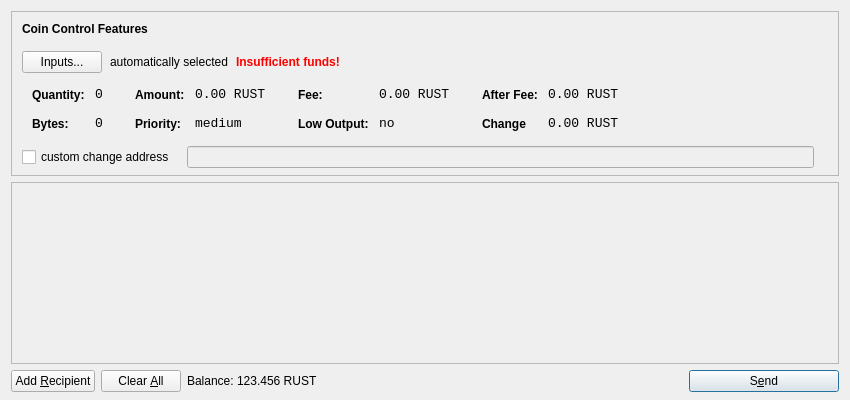
<?xml version="1.0" encoding="UTF-8"?>
<ui version="4.0">
 <class>SendCoinsDialog</class>
 <widget class="QDialog" name="SendCoinsDialog">
  <property name="geometry">
   <rect>
    <x>0</x>
    <y>0</y>
    <width>850</width>
    <height>400</height>
   </rect>
  </property>
  <property name="windowTitle">
   <string>Send Coins</string>
  </property>
  <layout class="QVBoxLayout" name="verticalLayout" stretch="0,1,0">
   <property name="bottomMargin">
    <number>8</number>
   </property>
   <item>
    <widget class="QFrame" name="frameCoinControl">
     <property name="sizePolicy">
      <sizepolicy hsizetype="Expanding" vsizetype="Expanding">
       <horstretch>0</horstretch>
       <verstretch>0</verstretch>
      </sizepolicy>
     </property>
     <property name="maximumSize">
      <size>
       <width>16777215</width>
       <height>16777215</height>
      </size>
     </property>
     <property name="frameShape">
      <enum>QFrame::StyledPanel</enum>
     </property>
     <property name="frameShadow">
      <enum>QFrame::Sunken</enum>
     </property>
     <layout class="QVBoxLayout" name="verticalLayoutCoinControl2">
      <property name="spacing">
       <number>-1</number>
      </property>
      <property name="leftMargin">
       <number>0</number>
      </property>
      <property name="topMargin">
       <number>0</number>
      </property>
      <property name="rightMargin">
       <number>0</number>
      </property>
      <property name="bottomMargin">
       <number>6</number>
      </property>
      <item>
       <layout class="QVBoxLayout" name="verticalLayoutCoinControl" stretch="0,0,0,0,1">
        <property name="spacing">
         <number>0</number>
        </property>
        <property name="leftMargin">
         <number>10</number>
        </property>
        <property name="topMargin">
         <number>10</number>
        </property>
        <item>
         <layout class="QHBoxLayout" name="horizontalLayoutCoinControl1">
          <property name="bottomMargin">
           <number>15</number>
          </property>
          <item>
           <widget class="QLabel" name="labelCoinControlFeatures">
            <property name="sizePolicy">
             <sizepolicy hsizetype="Preferred" vsizetype="Maximum">
              <horstretch>0</horstretch>
              <verstretch>0</verstretch>
             </sizepolicy>
            </property>
            <property name="font">
             <font>
              <weight>75</weight>
              <bold>true</bold>
             </font>
            </property>
            <property name="styleSheet">
             <string notr="true">font-weight:bold;</string>
            </property>
            <property name="text">
             <string>Coin Control Features</string>
            </property>
           </widget>
          </item>
         </layout>
        </item>
        <item>
         <layout class="QHBoxLayout" name="horizontalLayoutCoinControl2" stretch="0,0,0,0">
          <property name="spacing">
           <number>8</number>
          </property>
          <property name="bottomMargin">
           <number>10</number>
          </property>
          <item>
           <widget class="QPushButton" name="pushButtonCoinControl">
            <property name="styleSheet">
             <string notr="true"/>
            </property>
            <property name="text">
             <string>Inputs...</string>
            </property>
           </widget>
          </item>
          <item>
           <widget class="QLabel" name="labelCoinControlAutomaticallySelected">
            <property name="text">
             <string>automatically selected</string>
            </property>
            <property name="margin">
             <number>5</number>
            </property>
           </widget>
          </item>
          <item>
           <widget class="QLabel" name="labelCoinControlInsuffFunds">
            <property name="font">
             <font>
              <weight>75</weight>
              <bold>true</bold>
             </font>
            </property>
            <property name="styleSheet">
             <string notr="true">color:red;font-weight:bold;</string>
            </property>
            <property name="text">
             <string>Insufficient funds!</string>
            </property>
            <property name="margin">
             <number>5</number>
            </property>
           </widget>
          </item>
          <item>
           <spacer name="horizontalSpacerCoinControl">
            <property name="orientation">
             <enum>Qt::Horizontal</enum>
            </property>
            <property name="sizeHint" stdset="0">
             <size>
              <width>40</width>
              <height>1</height>
             </size>
            </property>
           </spacer>
          </item>
         </layout>
        </item>
        <item>
         <widget class="QWidget" name="widgetCoinControl" native="true">
          <property name="sizePolicy">
           <sizepolicy hsizetype="Preferred" vsizetype="Preferred">
            <horstretch>0</horstretch>
            <verstretch>0</verstretch>
           </sizepolicy>
          </property>
          <property name="minimumSize">
           <size>
            <width>0</width>
            <height>0</height>
           </size>
          </property>
          <property name="styleSheet">
           <string notr="true"/>
          </property>
          <layout class="QHBoxLayout" name="horizontalLayoutCoinControl5">
           <property name="margin">
            <number>0</number>
           </property>
           <item>
            <layout class="QHBoxLayout" name="horizontalLayoutCoinControl3" stretch="0,0,0,1">
             <property name="spacing">
              <number>20</number>
             </property>
             <property name="topMargin">
              <number>0</number>
             </property>
             <property name="bottomMargin">
              <number>10</number>
             </property>
             <item>
              <layout class="QFormLayout" name="formLayoutCoinControl1">
               <property name="horizontalSpacing">
                <number>10</number>
               </property>
               <property name="verticalSpacing">
                <number>14</number>
               </property>
               <property name="leftMargin">
                <number>10</number>
               </property>
               <property name="topMargin">
                <number>4</number>
               </property>
               <property name="rightMargin">
                <number>6</number>
               </property>
               <item row="0" column="0">
                <widget class="QLabel" name="labelCoinControlQuantityText">
                 <property name="styleSheet">
                  <string notr="true">font-weight:bold;</string>
                 </property>
                 <property name="text">
                  <string>Quantity:</string>
                 </property>
                 <property name="margin">
                  <number>0</number>
                 </property>
                </widget>
               </item>
               <item row="0" column="1">
                <widget class="QLabel" name="labelCoinControlQuantity">
                 <property name="font">
                  <font>
                   <family>Monospace</family>
                   <pointsize>10</pointsize>
                  </font>
                 </property>
                 <property name="cursor">
                  <cursorShape>IBeamCursor</cursorShape>
                 </property>
                 <property name="contextMenuPolicy">
                  <enum>Qt::ActionsContextMenu</enum>
                 </property>
                 <property name="text">
                  <string>0</string>
                 </property>
                 <property name="margin">
                  <number>0</number>
                 </property>
                 <property name="textInteractionFlags">
                  <set>Qt::LinksAccessibleByMouse|Qt::TextSelectableByKeyboard|Qt::TextSelectableByMouse</set>
                 </property>
                </widget>
               </item>
               <item row="1" column="0">
                <widget class="QLabel" name="labelCoinControlBytesText">
                 <property name="styleSheet">
                  <string notr="true">font-weight:bold;</string>
                 </property>
                 <property name="text">
                  <string>Bytes:</string>
                 </property>
                </widget>
               </item>
               <item row="1" column="1">
                <widget class="QLabel" name="labelCoinControlBytes">
                 <property name="font">
                  <font>
                   <family>Monospace</family>
                   <pointsize>10</pointsize>
                  </font>
                 </property>
                 <property name="cursor">
                  <cursorShape>IBeamCursor</cursorShape>
                 </property>
                 <property name="contextMenuPolicy">
                  <enum>Qt::ActionsContextMenu</enum>
                 </property>
                 <property name="text">
                  <string>0</string>
                 </property>
                 <property name="textInteractionFlags">
                  <set>Qt::LinksAccessibleByMouse|Qt::TextSelectableByKeyboard|Qt::TextSelectableByMouse</set>
                 </property>
                </widget>
               </item>
              </layout>
             </item>
             <item>
              <layout class="QFormLayout" name="formLayoutCoinControl2">
               <property name="horizontalSpacing">
                <number>10</number>
               </property>
               <property name="verticalSpacing">
                <number>14</number>
               </property>
               <property name="leftMargin">
                <number>6</number>
               </property>
               <property name="topMargin">
                <number>4</number>
               </property>
               <property name="rightMargin">
                <number>6</number>
               </property>
               <item row="0" column="0">
                <widget class="QLabel" name="labelCoinControlAmountText">
                 <property name="styleSheet">
                  <string notr="true">font-weight:bold;</string>
                 </property>
                 <property name="text">
                  <string>Amount:</string>
                 </property>
                 <property name="margin">
                  <number>0</number>
                 </property>
                </widget>
               </item>
               <item row="0" column="1">
                <widget class="QLabel" name="labelCoinControlAmount">
                 <property name="font">
                  <font>
                   <family>Monospace</family>
                   <pointsize>10</pointsize>
                  </font>
                 </property>
                 <property name="cursor">
                  <cursorShape>IBeamCursor</cursorShape>
                 </property>
                 <property name="contextMenuPolicy">
                  <enum>Qt::ActionsContextMenu</enum>
                 </property>
                 <property name="text">
                  <string>0.00 RUST</string>
                 </property>
                 <property name="textInteractionFlags">
                  <set>Qt::LinksAccessibleByMouse|Qt::TextSelectableByKeyboard|Qt::TextSelectableByMouse</set>
                 </property>
                </widget>
               </item>
               <item row="1" column="0">
                <widget class="QLabel" name="labelCoinControlPriorityText">
                 <property name="styleSheet">
                  <string notr="true">font-weight:bold;</string>
                 </property>
                 <property name="text">
                  <string>Priority:</string>
                 </property>
                </widget>
               </item>
               <item row="1" column="1">
                <widget class="QLabel" name="labelCoinControlPriority">
                 <property name="font">
                  <font>
                   <family>Monospace</family>
                   <pointsize>10</pointsize>
                  </font>
                 </property>
                 <property name="cursor">
                  <cursorShape>IBeamCursor</cursorShape>
                 </property>
                 <property name="contextMenuPolicy">
                  <enum>Qt::ActionsContextMenu</enum>
                 </property>
                 <property name="text">
                  <string>medium</string>
                 </property>
                 <property name="textInteractionFlags">
                  <set>Qt::LinksAccessibleByMouse|Qt::TextSelectableByKeyboard|Qt::TextSelectableByMouse</set>
                 </property>
                </widget>
               </item>
              </layout>
             </item>
             <item>
              <layout class="QFormLayout" name="formLayoutCoinControl3">
               <property name="horizontalSpacing">
                <number>10</number>
               </property>
               <property name="verticalSpacing">
                <number>14</number>
               </property>
               <property name="leftMargin">
                <number>6</number>
               </property>
               <property name="topMargin">
                <number>4</number>
               </property>
               <property name="rightMargin">
                <number>6</number>
               </property>
               <item row="0" column="0">
                <widget class="QLabel" name="labelCoinControlFeeText">
                 <property name="styleSheet">
                  <string notr="true">font-weight:bold;</string>
                 </property>
                 <property name="text">
                  <string>Fee:</string>
                 </property>
                 <property name="margin">
                  <number>0</number>
                 </property>
                </widget>
               </item>
               <item row="0" column="1">
                <widget class="QLabel" name="labelCoinControlFee">
                 <property name="font">
                  <font>
                   <family>Monospace</family>
                   <pointsize>10</pointsize>
                  </font>
                 </property>
                 <property name="cursor">
                  <cursorShape>IBeamCursor</cursorShape>
                 </property>
                 <property name="contextMenuPolicy">
                  <enum>Qt::ActionsContextMenu</enum>
                 </property>
                 <property name="text">
                  <string>0.00 RUST</string>
                 </property>
                 <property name="textInteractionFlags">
                  <set>Qt::LinksAccessibleByMouse|Qt::TextSelectableByKeyboard|Qt::TextSelectableByMouse</set>
                 </property>
                </widget>
               </item>
               <item row="1" column="0">
                <widget class="QLabel" name="labelCoinControlLowOutputText">
                 <property name="styleSheet">
                  <string notr="true">font-weight:bold;</string>
                 </property>
                 <property name="text">
                  <string>Low Output:</string>
                 </property>
                </widget>
               </item>
               <item row="1" column="1">
                <widget class="QLabel" name="labelCoinControlLowOutput">
                 <property name="font">
                  <font>
                   <family>Monospace</family>
                   <pointsize>10</pointsize>
                  </font>
                 </property>
                 <property name="cursor">
                  <cursorShape>IBeamCursor</cursorShape>
                 </property>
                 <property name="contextMenuPolicy">
                  <enum>Qt::ActionsContextMenu</enum>
                 </property>
                 <property name="text">
                  <string>no</string>
                 </property>
                 <property name="textInteractionFlags">
                  <set>Qt::LinksAccessibleByMouse|Qt::TextSelectableByKeyboard|Qt::TextSelectableByMouse</set>
                 </property>
                </widget>
               </item>
              </layout>
             </item>
             <item>
              <layout class="QFormLayout" name="formLayoutCoinControl4">
               <property name="horizontalSpacing">
                <number>10</number>
               </property>
               <property name="verticalSpacing">
                <number>14</number>
               </property>
               <property name="leftMargin">
                <number>6</number>
               </property>
               <property name="topMargin">
                <number>4</number>
               </property>
               <property name="rightMargin">
                <number>6</number>
               </property>
               <item row="0" column="0">
                <widget class="QLabel" name="labelCoinControlAfterFeeText">
                 <property name="styleSheet">
                  <string notr="true">font-weight:bold;</string>
                 </property>
                 <property name="text">
                  <string>After Fee:</string>
                 </property>
                 <property name="margin">
                  <number>0</number>
                 </property>
                </widget>
               </item>
               <item row="0" column="1">
                <widget class="QLabel" name="labelCoinControlAfterFee">
                 <property name="font">
                  <font>
                   <family>Monospace</family>
                   <pointsize>10</pointsize>
                  </font>
                 </property>
                 <property name="cursor">
                  <cursorShape>IBeamCursor</cursorShape>
                 </property>
                 <property name="contextMenuPolicy">
                  <enum>Qt::ActionsContextMenu</enum>
                 </property>
                 <property name="text">
                  <string>0.00 RUST</string>
                 </property>
                 <property name="textInteractionFlags">
                  <set>Qt::LinksAccessibleByMouse|Qt::TextSelectableByKeyboard|Qt::TextSelectableByMouse</set>
                 </property>
                </widget>
               </item>
               <item row="1" column="0">
                <widget class="QLabel" name="labelCoinControlChangeText">
                 <property name="styleSheet">
                  <string notr="true">font-weight:bold;</string>
                 </property>
                 <property name="text">
                  <string>Change</string>
                 </property>
                </widget>
               </item>
               <item row="1" column="1">
                <widget class="QLabel" name="labelCoinControlChange">
                 <property name="font">
                  <font>
                   <family>Monospace</family>
                   <pointsize>10</pointsize>
                  </font>
                 </property>
                 <property name="cursor">
                  <cursorShape>IBeamCursor</cursorShape>
                 </property>
                 <property name="contextMenuPolicy">
                  <enum>Qt::ActionsContextMenu</enum>
                 </property>
                 <property name="text">
                  <string>0.00 RUST</string>
                 </property>
                 <property name="textInteractionFlags">
                  <set>Qt::LinksAccessibleByMouse|Qt::TextSelectableByKeyboard|Qt::TextSelectableByMouse</set>
                 </property>
                </widget>
               </item>
              </layout>
             </item>
            </layout>
           </item>
          </layout>
         </widget>
        </item>
        <item>
         <layout class="QHBoxLayout" name="horizontalLayoutCoinControl4" stretch="0,0,0">
          <property name="spacing">
           <number>12</number>
          </property>
          <property name="sizeConstraint">
           <enum>QLayout::SetDefaultConstraint</enum>
          </property>
          <property name="topMargin">
           <number>5</number>
          </property>
          <property name="rightMargin">
           <number>5</number>
          </property>
          <item>
           <widget class="QCheckBox" name="checkBoxCoinControlChange">
            <property name="text">
             <string>custom change address</string>
            </property>
           </widget>
          </item>
          <item>
           <widget class="QLineEdit" name="lineEditCoinControlChange">
            <property name="enabled">
             <bool>false</bool>
            </property>
            <property name="sizePolicy">
             <sizepolicy hsizetype="Expanding" vsizetype="Fixed">
              <horstretch>0</horstretch>
              <verstretch>0</verstretch>
             </sizepolicy>
            </property>
           </widget>
          </item>
          <item>
           <widget class="QLabel" name="labelCoinControlChangeLabel">
            <property name="sizePolicy">
             <sizepolicy hsizetype="Preferred" vsizetype="Expanding">
              <horstretch>0</horstretch>
              <verstretch>0</verstretch>
             </sizepolicy>
            </property>
            <property name="minimumSize">
             <size>
              <width>0</width>
              <height>0</height>
             </size>
            </property>
            <property name="text">
             <string/>
            </property>
            <property name="margin">
             <number>3</number>
            </property>
           </widget>
          </item>
         </layout>
        </item>
        <item>
         <spacer name="verticalSpacerCoinControl">
          <property name="orientation">
           <enum>Qt::Vertical</enum>
          </property>
          <property name="sizeHint" stdset="0">
           <size>
            <width>800</width>
            <height>1</height>
           </size>
          </property>
         </spacer>
        </item>
       </layout>
      </item>
     </layout>
    </widget>
   </item>
   <item>
    <widget class="QScrollArea" name="scrollArea">
     <property name="widgetResizable">
      <bool>true</bool>
     </property>
     <widget class="QWidget" name="scrollAreaWidgetContents">
      <property name="geometry">
       <rect>
        <x>0</x>
        <y>0</y>
        <width>830</width>
        <height>165</height>
       </rect>
      </property>
      <layout class="QVBoxLayout" name="verticalLayout_2">
       <property name="margin">
        <number>0</number>
       </property>
       <item>
        <layout class="QVBoxLayout" name="entries">
         <property name="spacing">
          <number>6</number>
         </property>
        </layout>
       </item>
       <item>
        <spacer name="verticalSpacer">
         <property name="orientation">
          <enum>Qt::Vertical</enum>
         </property>
         <property name="sizeHint" stdset="0">
          <size>
           <width>20</width>
           <height>40</height>
          </size>
         </property>
        </spacer>
       </item>
      </layout>
     </widget>
    </widget>
   </item>
   <item>
    <layout class="QHBoxLayout" name="horizontalLayout">
     <item>
      <widget class="QPushButton" name="addButton">
       <property name="toolTip">
        <string>Send to multiple recipients at once</string>
       </property>
       <property name="text">
        <string>Add &amp;Recipient</string>
       </property>
       <property name="icon">
        <iconset resource="../bitcoin.qrc">
         <normaloff>:/icons/add</normaloff>:/icons/add</iconset>
       </property>
       <property name="autoDefault">
        <bool>false</bool>
       </property>
      </widget>
     </item>
     <item>
      <widget class="QPushButton" name="clearButton">
       <property name="sizePolicy">
        <sizepolicy hsizetype="Minimum" vsizetype="Fixed">
         <horstretch>0</horstretch>
         <verstretch>0</verstretch>
        </sizepolicy>
       </property>
       <property name="toolTip">
        <string>Remove all transaction fields</string>
       </property>
       <property name="text">
        <string>Clear &amp;All</string>
       </property>
       <property name="icon">
        <iconset resource="../bitcoin.qrc">
         <normaloff>:/icons/remove</normaloff>:/icons/remove</iconset>
       </property>
       <property name="autoRepeatDelay">
        <number>300</number>
       </property>
       <property name="autoDefault">
        <bool>false</bool>
       </property>
      </widget>
     </item>
     <item>
      <layout class="QHBoxLayout" name="horizontalLayout_2">
       <property name="spacing">
        <number>3</number>
       </property>
       <item>
        <widget class="QLabel" name="label">
         <property name="sizePolicy">
          <sizepolicy hsizetype="Preferred" vsizetype="Fixed">
           <horstretch>0</horstretch>
           <verstretch>0</verstretch>
          </sizepolicy>
         </property>
         <property name="text">
          <string>Balance:</string>
         </property>
        </widget>
       </item>
       <item>
        <widget class="QLabel" name="labelBalance">
         <property name="sizePolicy">
          <sizepolicy hsizetype="Preferred" vsizetype="Fixed">
           <horstretch>0</horstretch>
           <verstretch>0</verstretch>
          </sizepolicy>
         </property>
         <property name="cursor">
          <cursorShape>IBeamCursor</cursorShape>
         </property>
         <property name="text">
          <string>123.456 RUST</string>
         </property>
         <property name="textInteractionFlags">
          <set>Qt::LinksAccessibleByMouse|Qt::TextSelectableByKeyboard|Qt::TextSelectableByMouse</set>
         </property>
        </widget>
       </item>
      </layout>
     </item>
     <item>
      <spacer name="horizontalSpacer">
       <property name="orientation">
        <enum>Qt::Horizontal</enum>
       </property>
       <property name="sizeHint" stdset="0">
        <size>
         <width>40</width>
         <height>20</height>
        </size>
       </property>
      </spacer>
     </item>
     <item>
      <widget class="QPushButton" name="sendButton">
       <property name="minimumSize">
        <size>
         <width>150</width>
         <height>0</height>
        </size>
       </property>
       <property name="toolTip">
        <string>Confirm the send action</string>
       </property>
       <property name="text">
        <string>S&amp;end</string>
       </property>
       <property name="icon">
        <iconset resource="../bitcoin.qrc">
         <normaloff>:/icons/send</normaloff>:/icons/send</iconset>
       </property>
       <property name="default">
        <bool>true</bool>
       </property>
      </widget>
     </item>
    </layout>
   </item>
  </layout>
 </widget>
 <resources>
  <include location="../bitcoin.qrc"/>
 </resources>
 <connections/>
</ui>
